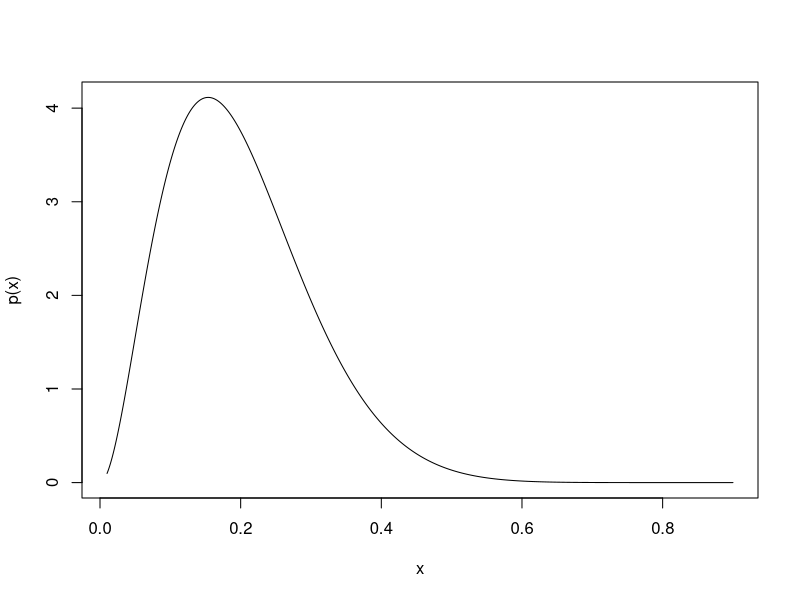
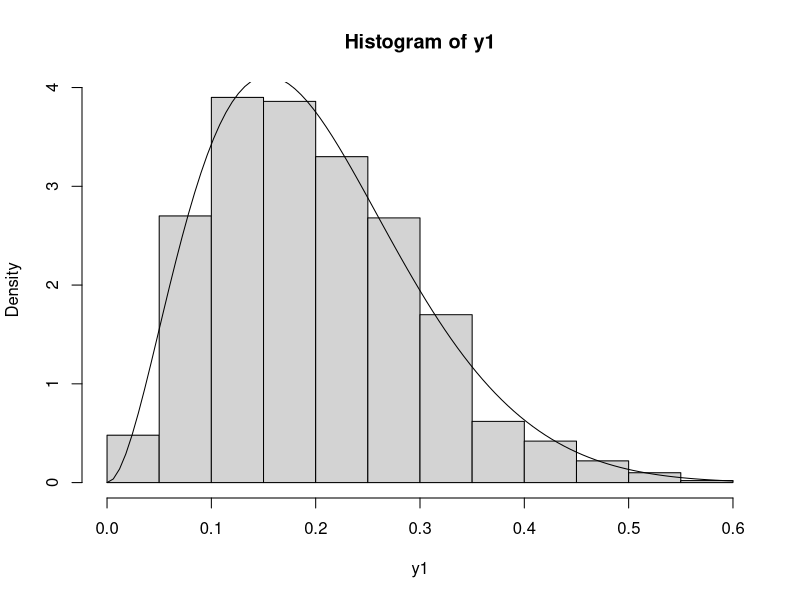

R code for these plots, in order:
#Assignment 1

##2

###a
mu <- .2
sig2 <- .01
alpha <- mu*(((mu*(1 - mu))/sig2) - 1)
beta <- (alpha*(1 - mu))/mu
x <- seq(0.01, 0.9, by = 0.001)
y <- dbeta(x, alpha, beta)
plot(x, y, type = "l", ylab = "p(x)")

###b
y1 <- rbeta(1000, alpha, beta)
hist(y1, freq = F)
curve(dbeta(x, alpha, beta), add = T)

###c
mean(y1)
var(y1)

###d
quantile(y1, .975)
quantile(y1, .025)
qbeta(.975, alpha, beta)
qbeta(.025, alpha, beta)
